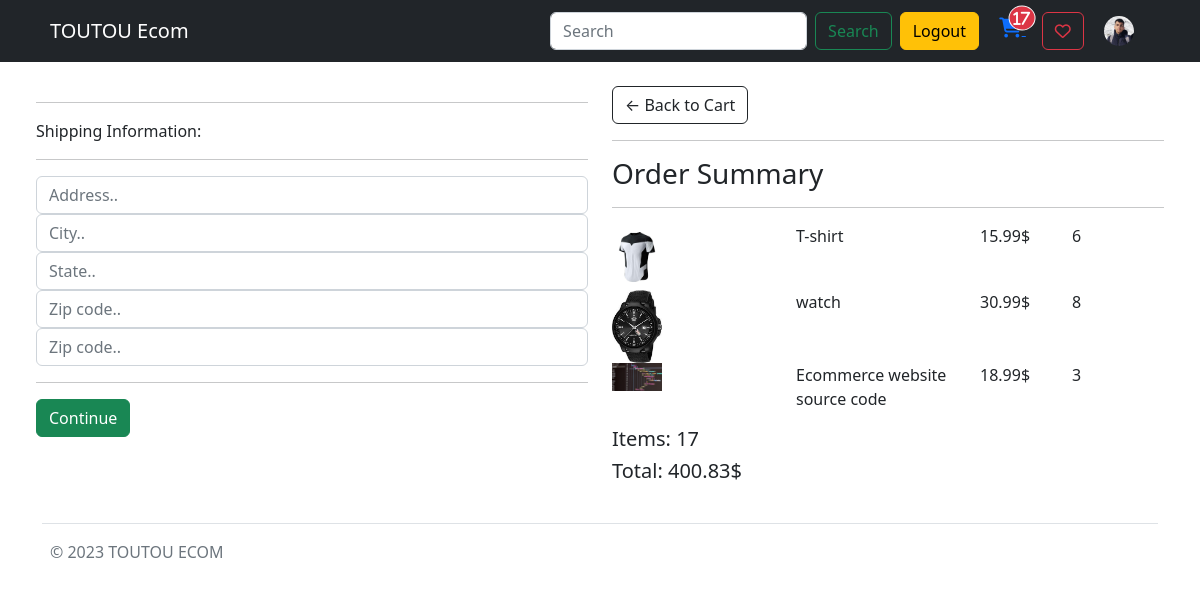
Screenshot of /checkout/ (signed in) with the database file from the repository.
### store/models.py (models this page shows, shortened)
class Customer(models.Model):
    user = models.OneToOneField(User, on_delete=models.CASCADE, null=True, blank=True)
    name = models.CharField(max_length=254, null=True)
    email = models.EmailField(max_length=254, null=True)
    photo = models.ImageField(null=True, blank=True)
    favorite_products = models.ManyToManyField(Product)

class OrderItem(models.Model):
    product = models.ForeignKey(Product, on_delete=models.SET_NULL, null=True)
    order = models.ForeignKey(Order, on_delete=models.SET_NULL, null=True)
    quantity = models.IntegerField(default=0, null=True, blank=True)
    date_added = models.DateTimeField(auto_now_add=True)
    @property
    def get_total(self):
        total = self.product.price * self.quantity
        return total

class Product(models.Model):
    name = models.CharField(max_length=254, null=True)
    description = models.TextField(max_length=1000, null=True)
    price = models.FloatField()
    digital = models.BooleanField(default=False, null=True, blank=False)
    image = models.ImageField(null=True, blank=True)
    category = models.ForeignKey(Category, on_delete = models.PROTECT, null = True, blank = True)
    @property
    def imageURL(self):
        try:
            url = self.image.url
        except:
            url = ''
        return url

class Order(models.Model):
    customer = models.ForeignKey(Customer, on_delete=models.SET_NULL, null=True, blank=True)
    date_ordered = models.DateTimeField(auto_now_add=True)
    complete = models.BooleanField(default=False)
    transaction_id = models.CharField(max_length=254, null=True)
    @property
    def get_cart_total(self):
        orderitems = self.orderitem_set.all()
        total = sum([item.get_total for item in orderitems])
        return total
    @property
    def shipping(self):
        shipping = False
        orderitems = self.orderitem_set.all()
        for item in orderitems:
            if item.product.digital == False:
                shipping = True
        return shipping
    @property
    def get_cart_items(self):
        orderitems = self.orderitem_set.all()
        total = sum([item.quantity for item in orderitems])
        return total

### store/views.py (the view)
# urls.py: path('checkout/', views.checkout, name='checkout'),
@csrf_exempt
def checkout(request):
    data = cartData(request)
    cartItems = data['cartItems']
    order = data['order']
    items = data['items']
    context = {'items': items, 'order': order, 'cartItems': cartItems}
    return render (request, 'store/pages/checkout.html', context)

### store/utils.py (called while the page is built)
def cartData(request):
    if request.user.is_authenticated:
        customer = request.user.customer
        order, created =  Order.objects.get_or_create(customer=customer, complete=False)
        items = order.orderitem_set.all()
        cartItems = order.get_cart_items
    else:
        cookieData = cookieCart(request)
        cartItems = cookieData['cartItems']
        order = cookieData['order']
        items = cookieData['items']
    return {'items': items, 'order': order, 'cartItems': cartItems}

### store/templates/store/pages/checkout.html (shortened to what this page needs)
{% extends 'store/main.html' %}
{% load static %}
{% block content %}
<div class="row m-4">
    <div class="col-lg-6">
        <div class="box-element" id="form-wrapper">
            <form id="form">
                <div id="shipping-info">
                    <hr>
                    <p>Shipping Information:</p>
                    <hr>
                    <div class="form-field">
                        <input class="form-control" type="text" name="address" placeholder="Address..">
                    </div>
                    <div class="form-field">
                        <input class="form-control" type="text" name="city" placeholder="City..">
                    </div>
                    <div class="form-field">
                        <input class="form-control" type="text" name="state" placeholder="State..">
                    </div>
                    <div class="form-field">
                        <input class="form-control" type="text" name="zipcode" placeholder="Zip code..">
                    </div>
                    <div class="form-field">
                        <input class="form-control" type="text" name="country" placeholder="Zip code..">
                    </div>
                </div>
                <hr>
                <input id="form-button" class="btn btn-success btn-block" type="submit" value="Continue">
            </form>
        </div>
        <br>
    </div>
    <div class="col-lg-6">
        <div class="box-element">
            <a  class="btn btn-outline-dark" href="{% url 'cart' %}">&#x2190; Back to Cart</a>
            <hr>
            <h3>Order Summary</h3>
            <hr>
            {% for item in items %}
            <div class="cart-row d-flex">
                <div style="flex:2"><img class="row-image" style="width:50px; " src="{{item.product.imageURL}}"></div>
                <div style="flex:2"><p>{{item.product.name}}</p></div>
                <div style="flex:1"><p>{{item.product.price|floatformat:2}}$</p></div>
                <div style="flex:1"><p>{{item.quantity}}</p></div>
            </div>
            {% endfor%}
            <h5>Items:   {{order.get_cart_items}}</h5>
            <h5>Total:   {{order.get_cart_total|floatformat:2}}$</h5>
        </div>
    </div>
</div>
{% endblock content %}

### store/templates/store/parts/navbar.html (shortened to what this page needs)
{% load static %}
<nav class="navbar navbar-expand-lg navbar-dark bg-dark">
  <div class="container">
    <a class="navbar-brand mx-2" href="{% url 'store' %}">TOUTOU Ecom</a>
    <div class="collapse navbar-collapse" id="navbarSupportedContent">
      <form method="GET" action="{% url 'store' %}" class="d-flex ms-auto mt-2 mt-lg-0" role="search">
        <input class="form-control me-2" type="search" placeholder="Search" aria-label="Search" name="search_name">
        <button class="btn btn-outline-success" type="submit">Search</button>
      </form>
      <div class="form-inline my-2 my-lg-0 mx-2">
        {% if user.is_authenticated %}
          <a href="{% url 'logout' %}" class="btn btn-warning">Logout</a>
        {% else %}
          <a href="{% url 'login' %}" class="btn btn-warning">Login</a>
          <a href="{% url 'register' %}" class="btn btn-warning">Sign up</a>
        {% endif %}
        <a href="{% url 'cart' %}" class="mx-3">
          <i id="cart-icon" class="fa-solid fa-cart-shopping position-relative fs-5">
            <span id="cart-total" class="position-absolute top-0 start-100 translate-middle badge border border-light rounded-circle bg-danger p-1">{{cartItems}}</span>
          </i>
        </a>
        <a class="btn btn-outline-danger my-1" href="{% url 'favorite_product' %}"><i class="fa-regular fa-heart"></i></a>
        {% if user.is_authenticated %}
        <a href="{% url 'profile' user.id %}" class="mx-3">
          {% if user.customer.photo %}
            <img src="{{user.customer.photo.url}}" alt="" class="rounded-circle" style="width: 30px;">
          {% else %}
            <i class="fa-solid fa-user" style="color: #0d6efd; font-weight: 900;"></i>
          {% endif %}
        </a>
        {% endif %}
    </div>
  </div>
</nav>

### rows the page displays
OrderItem: product.imageURL (picture), product.name "T-shirt", product.price "15.99", quantity "6"
OrderItem: product.imageURL (picture), product.name "watch", product.price "30.99", quantity "8"
OrderItem: product.imageURL (picture), product.name "Ecommerce website source code", product.price "18.99", quantity "3"
Order: get_cart_items "17", get_cart_total "400.83"

### other values shown
{{ cartItems }} "17"
